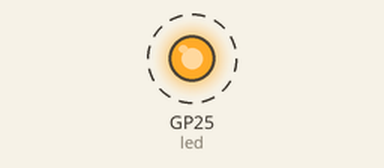
This program was run on a simulated Raspberry Pi Pico running MicroPython. Shown: output pins drawn as LEDs (lit = HIGH). Dashed ring = blinking.

Above: at 0.5 s.
Timing chart, 0 to 4.6 s (numbered marks = the images above):
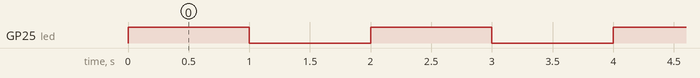

Measured:
- by itself, GP25 (led): alternates HIGH for 1.0 s and LOW for 1.0 s

The program:

picoL1.py
```python
"""
Scope: Blinking an LED
Uses: Micropython
G. Papalambrou
File: picoL1.py
"""


import machine
import time

led = machine.Pin(25, machine.Pin.OUT)
while True:
    led.toggle()
    time.sleep(1)
```
